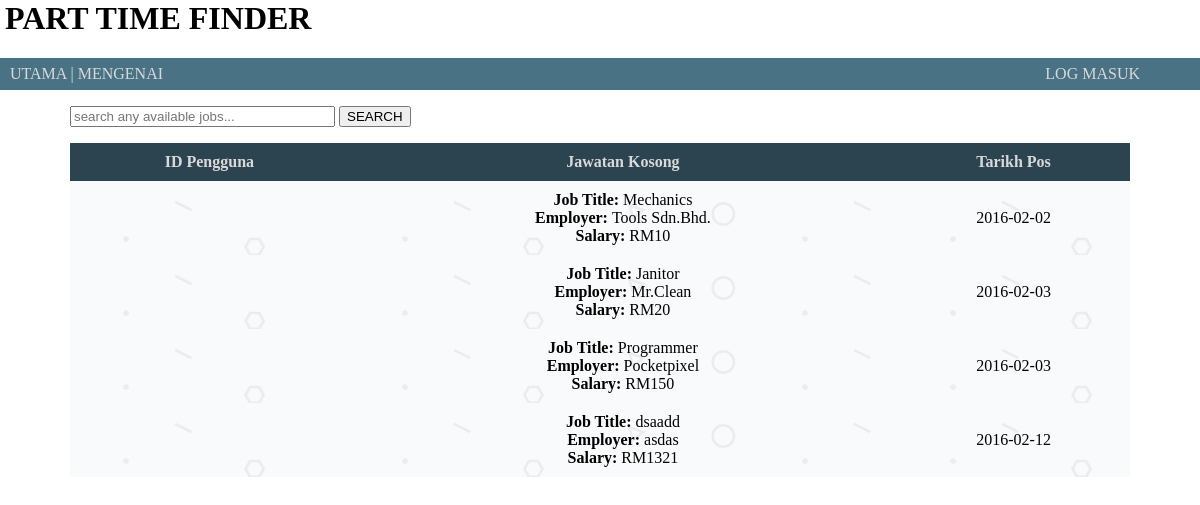
Before: /index_bm.php with the older database file.
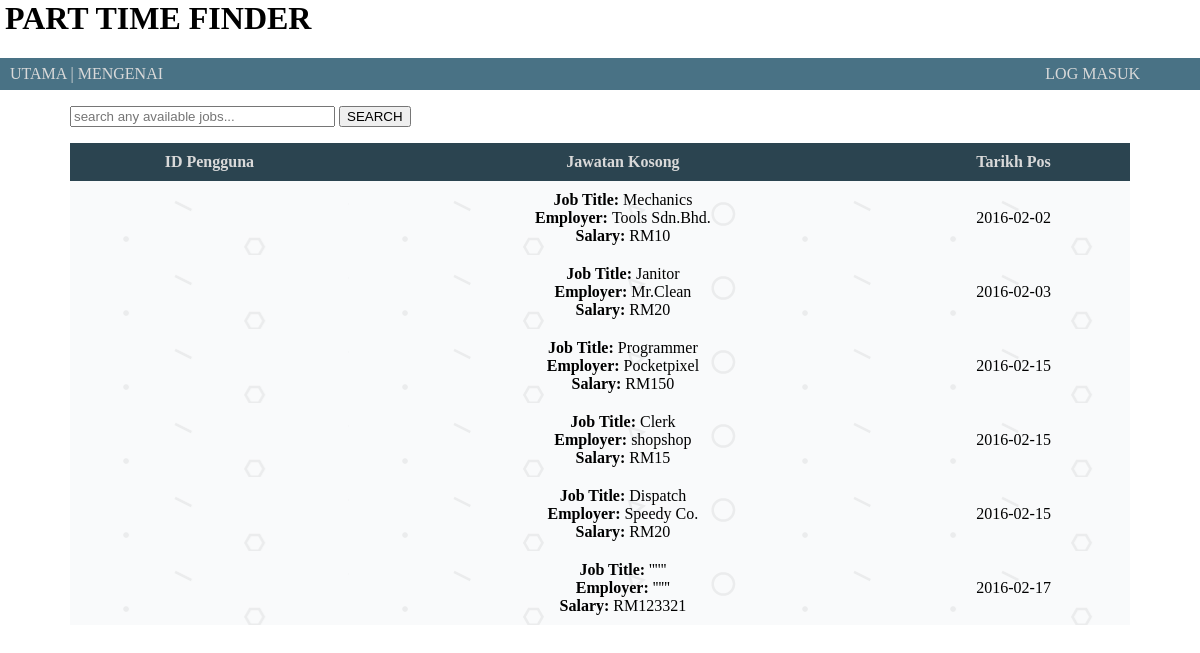
After: the same page with the newer database file.
### tables this page shows
CREATE TABLE `posts` (
  `work` varchar(50) DEFAULT NULL,
  `employer` varchar(50) DEFAULT NULL,
  `salary` int(11) DEFAULT NULL,
  `location` varchar(2000) DEFAULT NULL,
  `scope` varchar(2000) DEFAULT NULL,
  `addinfo` varchar(2000) DEFAULT NULL,
  `jobcat` varchar(100) DEFAULT NULL,
  `loccat` varchar(100) DEFAULT NULL,
  `date_posted` date DEFAULT NULL,
  `id` int(11) NOT NULL AUTO_INCREMENT,
  PRIMARY KEY (`id`)
);

### index_bm.php (the view, shortened to what this page needs)
<?php
    include 'dbcon.php';
    $sql = "SELECT * FROM posts WHERE work LIKE '%".$_POST['search']."%' OR employer LIKE '%".$_POST['search']."%'";
    $results= mysqli_query($conn, $sql);
?>
<html>
    <head>
        <link rel="stylesheet" type="text/css" href="main.css">
    </head>
    <body>
        <div class="tophead">
            <header>
                <div>
                    <h1>PART TIME FINDER </h1>
                </div>
            </header>
            <nav>
                <a class="mainlink" href="index.php"> UTAMA </a>|
                <a class="mainlink" href="#"> MENGENAI </a>
               <div class="userlink"><a class="mainlink" href="login.php"> LOG MASUK </a></div>
            </nav>
        </div>
        <div class="middlebody">
            <p>
                <div class="searchalign">
                    <form action="index.php" method="post">
                        <input type="text" name="search" size="30" placeholder="search any available jobs...">
                        <input type="submit" name="submit" value="SEARCH">
                    </form>
                </div>
            </p>
            <p>
                <table class="maintable" border="0" width="100%">
                    <thead>
                        <tr>
                            <th class="mainth">ID Pengguna</th>
                            <th class="mainth">Jawatan Kosong</th>
                            <th class="mainth">Tarikh Pos</th>
                        </tr>
                    </thead>
                    <tbody>
                        <?php
                        if(mysqli_num_rows($results) > 0){
    		                    while($postinfo=mysqli_fetch_array($results)){
    		                        echo "<tr>";
    		                        echo "<td class='maintd'>".$postinfo['user_id']."</td>";
    		                        echo "<td class='maintd'>"."<a class=\"postlink\" href=\"viewpost.php?post_id=".$postinfo['post_id']."\">"."<b>Job Title: </b>".$postinfo['work']."<br>"."<b>Employer: </b>".$postinfo['employer']."<br>"."<b>Salary: </b>"."RM".$postinfo['salary']."</a>"."</td>";
    		                        echo "<td class='maintd'>".$postinfo['date_posted']."</td>";
    		                        echo "</tr>";
    		                    }
    	                }else{
    	                    echo "<tr>";
	                        echo "<td class='maintd'>"."0 results"."</td>";
	                        echo "<td class='maintd'>"."0 results"."</td>";
	                        echo "<td class='maintd'>"."0 results"."</td>";
	                        echo "</tr>";
    	                }
                        ?>
                    </tbody>
                </table>
            </p>
        </div>
    </body>
</html>

### main.css (style rules this page uses)
header { margin: auto; padding: 0px 5px; }
body { margin: auto; padding: 0; }
a { text-decoration: none; color: blue; }
.postlink { text-decoration:none; color: black; }
.tophead { margin: auto; }
.middlebody { display:block; margin: auto; padding: 0 70px; }
nav { margin: auto; padding: 7px 10px; background-color: #497285; color: #d9d9d9; }
.mainlink { color: #d9d9d9; }
.userlink { float: right; padding: 0 50px 0 0; }
.maintable { border-collapse: collapse; }
.mainth { background-color:#2B4450; color:#d9d9d9; padding: 10px 0px; }
.maintd { background-image: url("/background/geometry2.png"); padding: 10px 0px; text-align: center; }

Changed rows visible on the page:
removed posts: work "dsaadd", employer "asdas", salary "1321", date_posted "2016-02-12"
changed posts "Programmer": date_posted "2016-02-03" → "2016-02-15"
added posts: work "Clerk", employer "shopshop", salary "15", date_posted "2016-02-15"
added posts: work "Dispatch", employer "Speedy Co.", salary "20", date_posted "2016-02-15"
added posts: work "''''''", employer "''''''", salary "123321", date_posted "2016-02-17"
